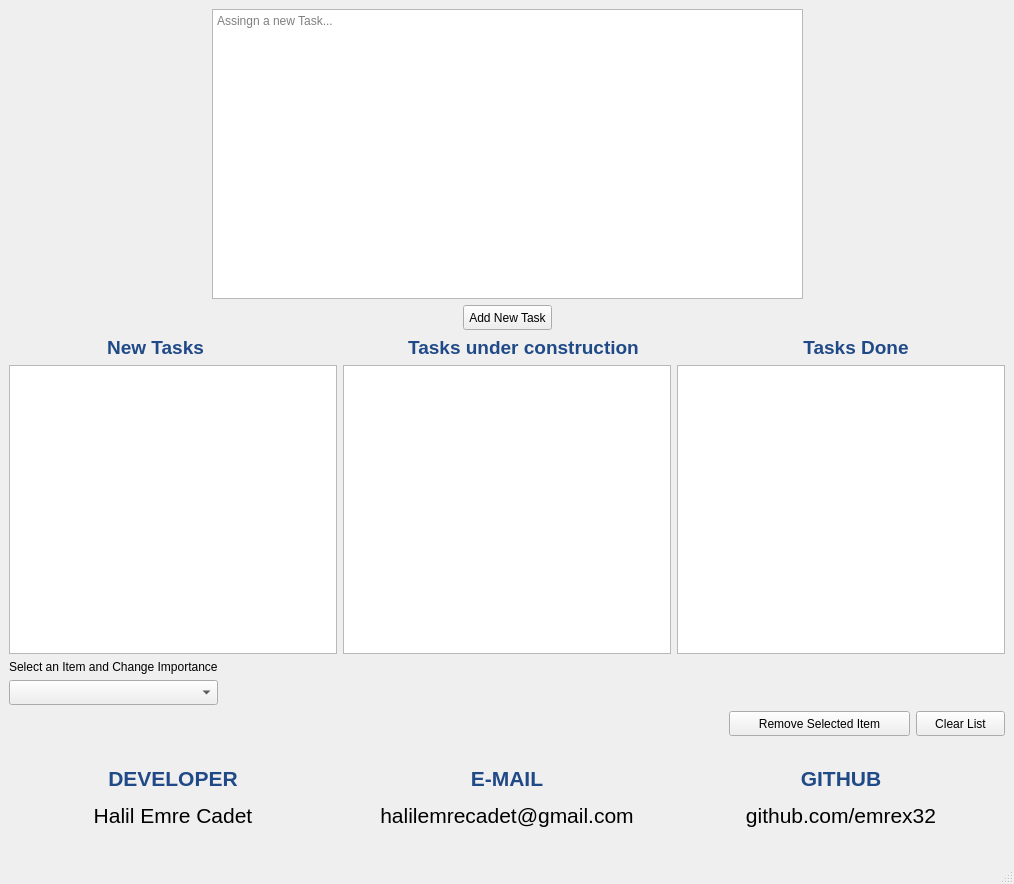
<?xml version="1.0" encoding="UTF-8"?>
<ui version="4.0">
 <class>pytodo</class>
 <widget class="QMainWindow" name="pytodo">
  <property name="geometry">
   <rect>
    <x>0</x>
    <y>0</y>
    <width>1014</width>
    <height>884</height>
   </rect>
  </property>
  <property name="sizePolicy">
   <sizepolicy hsizetype="Fixed" vsizetype="Fixed">
    <horstretch>0</horstretch>
    <verstretch>0</verstretch>
   </sizepolicy>
  </property>
  <property name="windowTitle">
   <string>PYTODO</string>
  </property>
  <property name="windowIcon">
   <iconset>
    <normaloff>assets/todo.png</normaloff>assets/todo.png</iconset>
  </property>
  <widget class="QWidget" name="centralwidget">
   <layout class="QVBoxLayout" name="verticalLayout_2">
    <item>
     <layout class="QHBoxLayout" name="horizontalLayout_5">
      <item>
       <spacer name="horizontalSpacer_4">
        <property name="orientation">
         <enum>Qt::Horizontal</enum>
        </property>
        <property name="sizeHint" stdset="0">
         <size>
          <width>188</width>
          <height>18</height>
         </size>
        </property>
       </spacer>
      </item>
      <item>
       <widget class="QTextEdit" name="tasktext">
        <property name="minimumSize">
         <size>
          <width>591</width>
          <height>72</height>
         </size>
        </property>
        <property name="focusPolicy">
         <enum>Qt::ClickFocus</enum>
        </property>
        <property name="styleSheet">
         <string notr="true"/>
        </property>
        <property name="frameShape">
         <enum>QFrame::StyledPanel</enum>
        </property>
        <property name="frameShadow">
         <enum>QFrame::Sunken</enum>
        </property>
        <property name="placeholderText">
         <string>Assingn a new Task...</string>
        </property>
       </widget>
      </item>
      <item>
       <spacer name="horizontalSpacer_5">
        <property name="orientation">
         <enum>Qt::Horizontal</enum>
        </property>
        <property name="sizeHint" stdset="0">
         <size>
          <width>158</width>
          <height>18</height>
         </size>
        </property>
       </spacer>
      </item>
     </layout>
    </item>
    <item>
     <layout class="QHBoxLayout" name="horizontalLayout_4">
      <item>
       <spacer name="horizontalSpacer_2">
        <property name="orientation">
         <enum>Qt::Horizontal</enum>
        </property>
        <property name="sizeHint" stdset="0">
         <size>
          <width>408</width>
          <height>20</height>
         </size>
        </property>
       </spacer>
      </item>
      <item>
       <widget class="QPushButton" name="addnewbtn">
        <property name="minimumSize">
         <size>
          <width>89</width>
          <height>25</height>
         </size>
        </property>
        <property name="maximumSize">
         <size>
          <width>200</width>
          <height>100</height>
         </size>
        </property>
        <property name="styleSheet">
         <string notr="true">selection-color: rgb(237, 212, 0);</string>
        </property>
        <property name="text">
         <string>Add New Task</string>
        </property>
       </widget>
      </item>
      <item>
       <spacer name="horizontalSpacer_3">
        <property name="orientation">
         <enum>Qt::Horizontal</enum>
        </property>
        <property name="sizeHint" stdset="0">
         <size>
          <width>408</width>
          <height>20</height>
         </size>
        </property>
       </spacer>
      </item>
     </layout>
    </item>
    <item>
     <layout class="QHBoxLayout" name="horizontalLayout_6">
      <item>
       <spacer name="horizontalSpacer_7">
        <property name="orientation">
         <enum>Qt::Horizontal</enum>
        </property>
        <property name="sizeHint" stdset="0">
         <size>
          <width>98</width>
          <height>20</height>
         </size>
        </property>
       </spacer>
      </item>
      <item>
       <widget class="QLabel" name="label_5">
        <property name="text">
         <string>&lt;html&gt;&lt;head/&gt;&lt;body&gt;&lt;p align=&quot;center&quot;&gt;&lt;span style=&quot; font-size:14pt; font-weight:600; color:#204a87;&quot;&gt;New Tasks&lt;/span&gt;&lt;/p&gt;&lt;/body&gt;&lt;/html&gt;</string>
        </property>
       </widget>
      </item>
      <item>
       <spacer name="horizontalSpacer_8">
        <property name="orientation">
         <enum>Qt::Horizontal</enum>
        </property>
        <property name="sizeHint" stdset="0">
         <size>
          <width>198</width>
          <height>20</height>
         </size>
        </property>
       </spacer>
      </item>
      <item>
       <widget class="QLabel" name="label_6">
        <property name="text">
         <string>&lt;html&gt;&lt;head/&gt;&lt;body&gt;&lt;p align=&quot;center&quot;&gt;&lt;span style=&quot; font-size:14pt; font-weight:600; color:#204a87;&quot;&gt;Tasks under construction&lt;/span&gt;&lt;/p&gt;&lt;/body&gt;&lt;/html&gt;</string>
        </property>
       </widget>
      </item>
      <item>
       <spacer name="horizontalSpacer_9">
        <property name="orientation">
         <enum>Qt::Horizontal</enum>
        </property>
        <property name="sizeHint" stdset="0">
         <size>
          <width>158</width>
          <height>20</height>
         </size>
        </property>
       </spacer>
      </item>
      <item>
       <widget class="QLabel" name="label_7">
        <property name="text">
         <string>&lt;html&gt;&lt;head/&gt;&lt;body&gt;&lt;p align=&quot;center&quot;&gt;&lt;span style=&quot; font-size:14pt; font-weight:600; color:#204a87;&quot;&gt;Tasks Done&lt;/span&gt;&lt;/p&gt;&lt;/body&gt;&lt;/html&gt;</string>
        </property>
       </widget>
      </item>
      <item>
       <spacer name="horizontalSpacer_10">
        <property name="orientation">
         <enum>Qt::Horizontal</enum>
        </property>
        <property name="sizeHint" stdset="0">
         <size>
          <width>78</width>
          <height>20</height>
         </size>
        </property>
       </spacer>
      </item>
     </layout>
    </item>
    <item>
     <layout class="QHBoxLayout" name="horizontalLayout_3">
      <item>
       <widget class="QListWidget" name="newtask">
        <property name="cursor" stdset="0">
         <cursorShape>OpenHandCursor</cursorShape>
        </property>
        <property name="acceptDrops">
         <bool>true</bool>
        </property>
        <property name="dragEnabled">
         <bool>true</bool>
        </property>
        <property name="dragDropMode">
         <enum>QAbstractItemView::DragDrop</enum>
        </property>
        <property name="defaultDropAction">
         <enum>Qt::MoveAction</enum>
        </property>
        <property name="alternatingRowColors">
         <bool>true</bool>
        </property>
        <property name="selectionMode">
         <enum>QAbstractItemView::MultiSelection</enum>
        </property>
        <property name="selectionBehavior">
         <enum>QAbstractItemView::SelectRows</enum>
        </property>
       </widget>
      </item>
      <item>
       <widget class="QListWidget" name="maketask">
        <property name="cursor" stdset="0">
         <cursorShape>OpenHandCursor</cursorShape>
        </property>
        <property name="acceptDrops">
         <bool>true</bool>
        </property>
        <property name="dragEnabled">
         <bool>true</bool>
        </property>
        <property name="dragDropMode">
         <enum>QAbstractItemView::DragDrop</enum>
        </property>
        <property name="defaultDropAction">
         <enum>Qt::MoveAction</enum>
        </property>
        <property name="alternatingRowColors">
         <bool>true</bool>
        </property>
        <property name="selectionMode">
         <enum>QAbstractItemView::MultiSelection</enum>
        </property>
        <property name="selectionBehavior">
         <enum>QAbstractItemView::SelectRows</enum>
        </property>
       </widget>
      </item>
      <item>
       <widget class="QListWidget" name="donetask">
        <property name="cursor" stdset="0">
         <cursorShape>OpenHandCursor</cursorShape>
        </property>
        <property name="acceptDrops">
         <bool>true</bool>
        </property>
        <property name="dragEnabled">
         <bool>true</bool>
        </property>
        <property name="dragDropMode">
         <enum>QAbstractItemView::DragDrop</enum>
        </property>
        <property name="defaultDropAction">
         <enum>Qt::MoveAction</enum>
        </property>
        <property name="alternatingRowColors">
         <bool>true</bool>
        </property>
        <property name="selectionMode">
         <enum>QAbstractItemView::MultiSelection</enum>
        </property>
        <property name="selectionBehavior">
         <enum>QAbstractItemView::SelectRows</enum>
        </property>
       </widget>
      </item>
     </layout>
    </item>
    <item>
     <layout class="QHBoxLayout" name="horizontalLayout_7">
      <item>
       <layout class="QVBoxLayout" name="verticalLayout">
        <item>
         <widget class="QLabel" name="label_4">
          <property name="text">
           <string>Select an Item and Change Importance</string>
          </property>
         </widget>
        </item>
        <item>
         <widget class="QComboBox" name="level">
          <property name="minimumSize">
           <size>
            <width>86</width>
            <height>25</height>
           </size>
          </property>
         </widget>
        </item>
       </layout>
      </item>
      <item>
       <spacer name="horizontalSpacer_6">
        <property name="orientation">
         <enum>Qt::Horizontal</enum>
        </property>
        <property name="sizeHint" stdset="0">
         <size>
          <width>648</width>
          <height>20</height>
         </size>
        </property>
       </spacer>
      </item>
     </layout>
    </item>
    <item>
     <layout class="QHBoxLayout" name="horizontalLayout_2">
      <item>
       <spacer name="horizontalSpacer">
        <property name="orientation">
         <enum>Qt::Horizontal</enum>
        </property>
        <property name="sizeHint" stdset="0">
         <size>
          <width>658</width>
          <height>20</height>
         </size>
        </property>
       </spacer>
      </item>
      <item>
       <widget class="QPushButton" name="removebtn">
        <property name="minimumSize">
         <size>
          <width>181</width>
          <height>25</height>
         </size>
        </property>
        <property name="text">
         <string>Remove Selected Item</string>
        </property>
       </widget>
      </item>
      <item>
       <widget class="QPushButton" name="clearbtn">
        <property name="minimumSize">
         <size>
          <width>89</width>
          <height>25</height>
         </size>
        </property>
        <property name="text">
         <string>Clear List</string>
        </property>
       </widget>
      </item>
     </layout>
    </item>
    <item>
     <layout class="QHBoxLayout" name="horizontalLayout">
      <item>
       <widget class="QLabel" name="label">
        <property name="minimumSize">
         <size>
          <width>291</width>
          <height>111</height>
         </size>
        </property>
        <property name="text">
         <string>&lt;html&gt;&lt;head/&gt;&lt;body&gt;&lt;p align=&quot;center&quot;&gt;&lt;span style=&quot; font-size:16pt; font-weight:600; color:#204a87;&quot;&gt;DEVELOPER&lt;/span&gt;&lt;/p&gt;&lt;p align=&quot;center&quot;&gt;&lt;span style=&quot; font-size:16pt;&quot;&gt;Halil Emre Cadet&lt;/span&gt;&lt;/p&gt;&lt;/body&gt;&lt;/html&gt;</string>
        </property>
       </widget>
      </item>
      <item>
       <widget class="QLabel" name="label_2">
        <property name="minimumSize">
         <size>
          <width>291</width>
          <height>111</height>
         </size>
        </property>
        <property name="text">
         <string>&lt;html&gt;&lt;head/&gt;&lt;body&gt;&lt;p align=&quot;center&quot;&gt;&lt;span style=&quot; font-size:16pt; font-weight:600; color:#204a87;&quot;&gt;E-MAIL&lt;/span&gt;&lt;/p&gt;&lt;p align=&quot;center&quot;&gt;&lt;span style=&quot; font-size:16pt;&quot;&gt;halilemrecadet@gmail.com&lt;/span&gt;&lt;/p&gt;&lt;/body&gt;&lt;/html&gt;</string>
        </property>
       </widget>
      </item>
      <item>
       <widget class="QLabel" name="label_3">
        <property name="minimumSize">
         <size>
          <width>291</width>
          <height>111</height>
         </size>
        </property>
        <property name="text">
         <string>&lt;html&gt;&lt;head/&gt;&lt;body&gt;&lt;p align=&quot;center&quot;&gt;&lt;span style=&quot; font-size:16pt; font-weight:600; color:#204a87;&quot;&gt;GITHUB&lt;/span&gt;&lt;/p&gt;&lt;p align=&quot;center&quot;&gt;&lt;span style=&quot; font-size:16pt;&quot;&gt;github.com/emrex32&lt;/span&gt;&lt;/p&gt;&lt;/body&gt;&lt;/html&gt;</string>
        </property>
       </widget>
      </item>
     </layout>
    </item>
   </layout>
  </widget>
  <widget class="QStatusBar" name="statusbar"/>
 </widget>
 <resources/>
 <connections/>
</ui>
